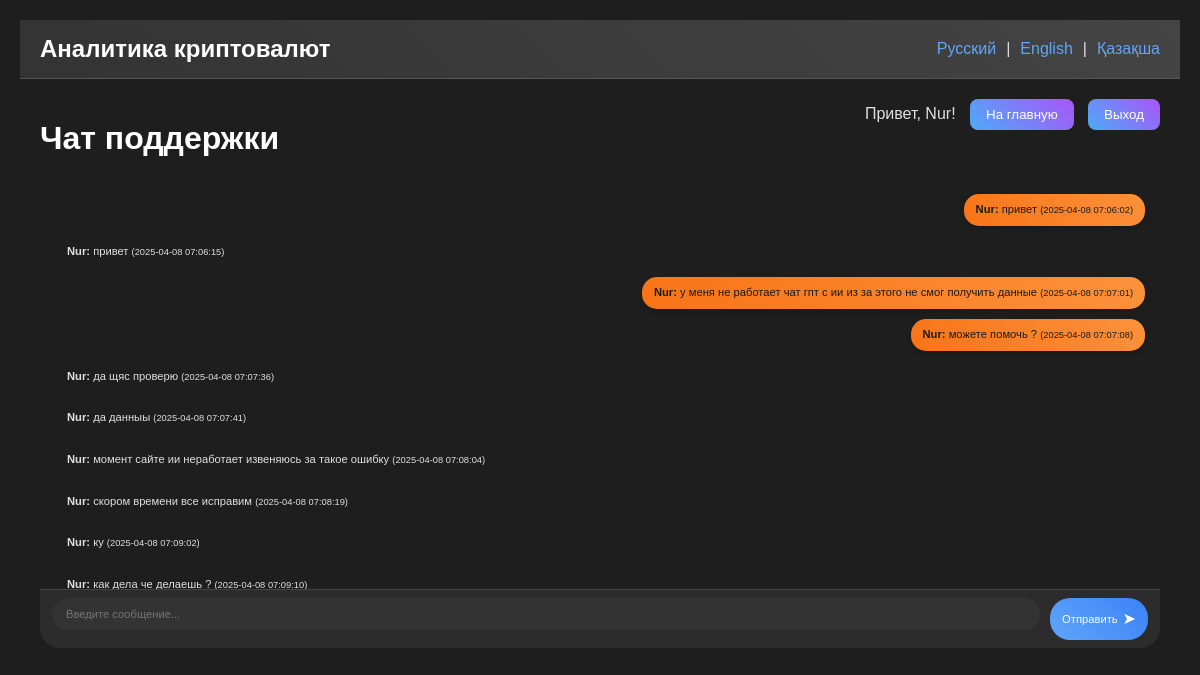
The app's page /helper_help.php?lang=ru (signed in) with its own data.
### tables this page shows
CREATE TABLE IF NOT EXISTS `chat_messages` (
  `id` int NOT NULL AUTO_INCREMENT,
  `user_id` int NOT NULL,
  `message` text NOT NULL,
  `chat_type` enum('crypto','support') NOT NULL,
  `sender` enum('user','moderator','helper') NOT NULL,
  `created_at` timestamp NULL DEFAULT CURRENT_TIMESTAMP,
  `session_active` tinyint(1) DEFAULT '1',
  `session_id` int NOT NULL DEFAULT '1',
  PRIMARY KEY (`id`),
  KEY `user_id` (`user_id`)
);

CREATE TABLE IF NOT EXISTS `users` (
  `id` int NOT NULL AUTO_INCREMENT,
  `username` varchar(50) NOT NULL,
  `password` varchar(255) NOT NULL,
  `role` varchar(50) NOT NULL DEFAULT 'user',
  PRIMARY KEY (`id`)
);

### languages.php (called while the page is built, shortened)
<?php
if (isset($_GET['lang']) && in_array($_GET['lang'], ['ru', 'en', 'kz'])) {
    $lang = $_GET['lang'];
} elseif (isset($_SESSION['lang'])) {
    $lang = $_SESSION['lang'];
} else {
    $lang = 'ru';
    $_SESSION['lang'] = $lang;
}
?>

### helper_help.php (the view, shortened to what this page needs)
<?php
require 'config.php';
require 'languages.php';
$userStmt = $conn->prepare("SELECT id, role FROM users WHERE username = :username");
$userStmt->bindParam(':username', $_SESSION['username']);
$userStmt->execute();
$user = $userStmt->fetch(PDO::FETCH_ASSOC);
$sessionStmt = $conn->prepare("SELECT session_id FROM chat_messages WHERE user_id = :user_id AND chat_type = 'support' AND session_active = 1 ORDER BY created_at DESC LIMIT 1");
$sessionStmt->bindParam(':user_id', $user['id']);
$sessionStmt->execute();
$session = $sessionStmt->fetch(PDO::FETCH_ASSOC);
$current_session_id = $session ? $session['session_id'] : null;
$session_id_to_use = $current_session_id ?? 1;
$messagesStmt = $conn->prepare("SELECT cm.id, cm.message, cm.sender, cm.created_at, u.username
                               FROM chat_messages cm
                               JOIN users u ON cm.user_id = u.id
                               WHERE cm.chat_type = 'support' AND cm.user_id = :user_id AND cm.session_id = :session_id
                               ORDER BY cm.created_at ASC");
$messagesStmt->bindParam(':user_id', $user['id']);
$messagesStmt->bindParam(':session_id', $session_id_to_use);
$messagesStmt->execute();
$messages = $messagesStmt->fetchAll(PDO::FETCH_ASSOC);
?>
<!DOCTYPE html>
<html lang="<?php echo $lang; ?>">
<head>
    <link rel="stylesheet" href="styles.css">
</head>
<body>
    <?php include 'header.php'; ?>
    <div class="container">
        <div class="auth-buttons">
            <span><?php echo $translations['hello']; ?>, <?php echo htmlspecialchars($_SESSION['username']); ?>!</span>
            <a href="notifications.php?lang=<?php echo $lang; ?>"><button><?php echo $translations['to_main']; ?></button></a>
            <a href="index.php?logout=true&lang=<?php echo $lang; ?>"><button><?php echo $translations['logout']; ?></button></a>
        </div>
        <h1><?php echo $translations['support_chat']; ?></h1>
        <div class="chat-body" id="chat-body">
            <div class="chat-messages" id="chat-messages">
                <?php foreach ($messages as $msg): ?>
                    <div class="chat-message <?php echo $msg['sender'] === 'user' ? 'user' : 'helper'; ?>" data-message-id="<?php echo $msg['id']; ?>">
                        <strong><?php echo htmlspecialchars($msg['username']); ?>:</strong>
                        <?php echo htmlspecialchars($msg['message']); ?>
                        <small>(<?php echo $msg['created_at']; ?>)</small>
                    </div>
                <?php endforeach; ?>
            </div>
        </div>
        <div class="chat-input">
            <input type="text" id="chat-input" placeholder="<?php echo $translations['type_message']; ?>">
            <button id="chat-send"><?php echo $translations['send']; ?></button>
        </div>
    </div>
</body>
</html>

### styles.css (style rules this page uses)
body { font-family: 'Poppins', sans-serif; background-color: #1e1e1e; color: #e0e0e0; margin: 0; padding: 20px; }
.container { max-width: 1200px; margin: 0 auto; padding: 20px; position: relative; }
h1, h2, h3 { color: #ffffff; }
button { background: linear-gradient(45deg, #4dabf7, #a855f7); color: #fff; border: none; padding: 8px 16px; border-radius: 8px; cursor: pointer; transition: transform 0.3s ease, box-shadow 0.3s ease; font-weight: 500; }
input, select { background-color: #333; color: #e0e0e0; border: 2px solid transparent; padding: 10px; border-radius: 8px; margin-bottom: 10px; width: 100%; box-sizing: border-box; transition: border 0.3s ease; }
.auth-buttons { position: absolute; top: 20px; right: 20px; }
.auth-buttons button { margin-left: 10px; }
.chat-body { padding: 15px; overflow-y: auto; height: calc(500px - 120px); display: flex; flex-direction: column; }
.chat-messages { flex-grow: 1; display: flex; flex-direction: column; justify-content: flex-end; }
.chat-message { padding: 8px 12px; border-radius: 15px; max-width: 75%; margin-bottom: 10px; font-size: 11.2px; line-height: 1.4; animation: slideIn 0.5s ease forwards; opacity: 0; }
.chat-message.user { background: linear-gradient(45deg, #f97316, #fb923c); align-self: flex-end; color: #1a1a1a; box-shadow: 0 2px 5px rgba(0, 0, 0, 0.2); }
.chat-input { display: flex; padding: 8px 12px; border-top: 1px solid #444; background: #2c2c2c; border-bottom-left-radius: 20px; border-bottom-right-radius: 20px; }
.chat-input input { flex-grow: 1; border: 2px solid transparent; background: #333; color: #e0e0e0; padding: 8px 12px; border-radius: 20px; font-size: 11.2px; transition: border 0.3s ease; }
.chat-input button { margin-left: 10px; background: linear-gradient(45deg, #60a5fa, #3b82f6); color: #fff; padding: 8px 12px; border-radius: 20px; font-size: 11.2px; display: flex; align-items: center; gap: 5px; transition: transform 0.3s ease, box-shadow 0.3s ease; }
.chat-input button::after { content: '➤'; font-size: 16px; }

### records on screen
chat_messages: user.username "Nur", message "привет", created_at "2025-04-08 07:06:02"
chat_messages: user.username "Nur", message "привет", created_at "2025-04-08 07:06:15"
chat_messages: user.username "Nur", message "у меня не работает чат гпт с ии из за этого не смог получить данные", created_at "2025-04-08 07:07:01"
chat_messages: user.username "Nur", message "можете помочь ?", created_at "2025-04-08 07:07:08"
chat_messages: user.username "Nur", message "да щяс проверю", created_at "2025-04-08 07:07:36"
chat_messages: user.username "Nur", message "да данныы", created_at "2025-04-08 07:07:41"
chat_messages: user.username "Nur", message "момент сайте ии неработает извеняюсь за такое ошибку", created_at "2025-04-08 07:08:04"
chat_messages: user.username "Nur", message "скором времени все исправим", created_at "2025-04-08 07:08:19"
chat_messages: user.username "Nur", message "ку", created_at "2025-04-08 07:09:02"
chat_messages: user.username "Nur", message "как дела че делаешь ?", created_at "2025-04-08 07:09:10"

### other values on screen
$translations['crypto_analytics'] "Аналитика криптовалют"
$translations['hello'] "Привет"
$_SESSION['username'] "Nur"
$translations['to_main'] "На главную"
$translations['logout'] "Выход"
$translations['support_chat'] "Чат поддержки"
$translations['send'] "Отправить"
